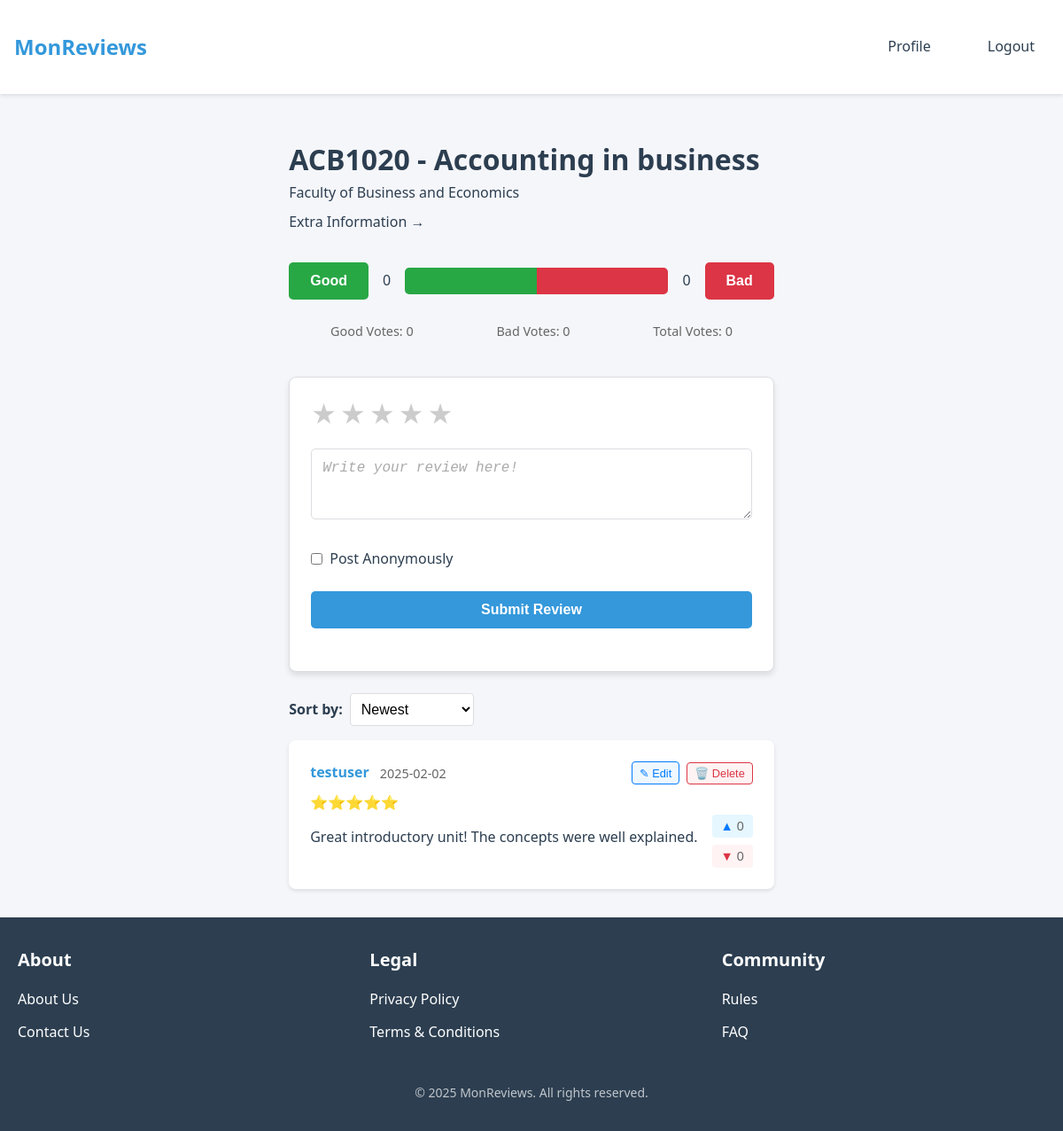
The page /unit/ACB1020 (signed in) on the database its author committed.
### app/models.py (models this page shows, shortened)
class Unit(db.Model):
    id = db.Column(db.Integer, primary_key=True, autoincrement=True)
    code = db.Column(db.String(20), unique=True, nullable=False)
    name = db.Column(db.String(255), nullable=False)
    faculty = db.Column(db.String(255), nullable=False)
    credit_points = db.Column(db.Integer, nullable=False)
    url = db.Column(db.String(500), nullable=False)
    upvotes = db.Column(db.Integer, default=0, nullable=False)
    downvotes = db.Column(db.Integer, default=0, nullable=False)
    assessment_details = db.Column(db.Text)
    @property
    def total_votes(self):
        return self.upvotes + self.downvotes
    reviews = db.relationship('Review', back_populates="unit", lazy='dynamic')

class Review(db.Model):
    id = db.Column(db.Integer, primary_key=True)
    content = db.Column(db.Text, nullable=False)
    rating = db.Column(db.Integer, nullable=False)
    timestamp = db.Column(db.DateTime, default=datetime.utcnow)
    is_anonymous = db.Column(db.Boolean, default=False)
    upvotes = db.Column(db.Integer, default=0)
    downvotes = db.Column(db.Integer, default=0)
    user_id = db.Column(db.Integer, db.ForeignKey('user.id'), nullable=False)
    unit_id = db.Column(db.Integer, db.ForeignKey('unit.id'), nullable=False)
    user = db.relationship("User", back_populates="reviews", foreign_keys=[user_id])
    unit = db.relationship("Unit", back_populates="reviews")
    def has_voted(self, user, vote_type):
        if not user.is_authenticated:
            return False
        vote = Vote.query.filter_by(
            user_id=user.id,
            review_id=self.id,
            vote_type=vote_type
        ).first()
        return vote is not None
    def get_vote_status(self, user):
        if not user.is_authenticated:
            return None
        vote = Vote.query.filter_by(
            user_id=user.id,
            review_id=self.id
        ).first()
        return vote.vote_type if vote else None
    def can_edit(self, user):
        if not user.is_authenticated:
            return False
        return user.id == self.user_id # or user.is_admin

class User(UserMixin, db.Model):
    id = db.Column(db.Integer, primary_key=True)
    username = db.Column(db.String(64), unique=True, nullable=False)
    password_hash = db.Column(db.String(128))
    timestamp = db.Column(db.DateTime, default=datetime.utcnow)
    is_verified = db.Column(db.Boolean, default=False)
    reviews = db.relationship("Review", back_populates="user", foreign_keys="Review.user_id")

### app/routes.py (the view, shortened to what this page needs)
@main.route('/unit/<string:code>', methods=['GET', 'POST'])
def unit(code):
    unit = Unit.query.filter_by(code=code).first_or_404()
    page = request.args.get('page', 1, type=int)
    sort = request.args.get('sort', 'newest')
    form = ReviewForm()
    if sort == 'newest':
        reviews = Review.query.filter_by(unit_id=unit.id)\
            .order_by(Review.timestamp.desc())
    elif sort == 'highest_rated':
        reviews = Review.query.filter_by(unit_id=unit.id)\
            .order_by(Review.rating.desc())
    elif sort == 'most_voted':
        reviews = Review.query.filter_by(unit_id=unit.id)\
            .order_by((Review.upvotes - Review.downvotes).desc())
    reviews = reviews.paginate(page=page,
                             per_page=current_app.config['REVIEWS_PER_PAGE'])
    for review in reviews.items:
        review.user_vote = review.get_vote_status(current_user) if current_user.is_authenticated else None
    return render_template('unit.html', unit=unit, reviews=reviews, sort=sort, form=form)

### app/forms.py
class ReviewForm(FlaskForm):
    content = TextAreaField('Review', validators=[DataRequired(), Length(min=10, max=1000)])
    rating = SelectField('Rating', choices=[(str(i), str(i)) for i in range(1, 6)],
                        validators=[DataRequired()])
    anonymous = BooleanField('Post Anonymously')
    submit = SubmitField('Submit Review')

### app/models.py (called while the page is built)
@login_manager.user_loader
def load_user(id):
    return User.query.get(int(id))

### app/templates/unit.html (shortened to what this page needs)
{% extends "base.html" %}
{% block content %}
    <div class="unit-header">
        <h1>{{ unit.code }} - {{ unit.name }}</h1>
        <p>{{ unit.faculty }}</p>
        <p class="collapsible-header simplistic" onclick="toggleCollapse(this)">
            Extra Information →
        </p>
        <div class="poll-container">
            <div class="poll-bar-container">
                <button
                    id="goodButton"
                    onclick="voteUnit('good')"
                    class="poll-button good-button"
                >
                    Good
                </button>
                <p><span id="goodVotes">{{ unit.upvotes }}</span</p>
                <div class="bar-wrapper">
                    <div id="goodBar" class="bar-left"></div>
                    <div id="badBar" class="bar-right"></div>
                </div>
                <p><span id="totalVotes">{{ unit.downvotes }}</span></p>
                <button
                    id="badButton"
                    onclick="voteUnit('bad')"
                    class="poll-button bad-button"
                >
                    Bad
                </button>
            </div>
            <div class="vote-count">
                <p>Good Votes: <span id="goodVotes">{{ unit.upvotes }}</span></p>
                <p>Bad Votes: <span id="badVotes">{{ unit.downvotes }}</span></p>
                <p>Total Votes: <span id="totalVotes">{{ unit.total_votes }}</span></p>
            </div>
        </div>
            {% if current_user.is_authenticated %}
            <div class="review-form-section">
                <form method="post" class="review-form">
                    <div class="form-group rating-group">
                        <div class="star-rating">
                            {% for i in range(1, 6) %}
                                <label for="star{{ i }}" class="star">&#9733;</label>
                            {% endfor %}
                        </div>
                    </div>
                    <div class="form-group">
                        <textarea id="reviewContent" name="content" class="form-control" rows="3"
                        placeholder="Write your review here!" required>{{ form.content.data if form.content.data else '' }}</textarea>
                    </div>
                    <div class="form-group anonymous-group">
                        <div class="checkbox-container">
                            {{ form.anonymous() }} {{ form.anonymous.label }}
                        </div>
                    </div>
                    <div class="form-group">
                        {{ form.submit(class="btn btn-primary") }}
                    </div>
                </form>
            </div>
            {% else %}
            <div class="login-prompt">
                <p>Please <a href="{{ url_for('auth.login') }}">log in</a> to write a review.</p>
            </div>
            {% endif %}
        <div class="sort-container">
            <label for="sortDropdown">Sort by:</label>
            <select id="sortDropdown" class="sort-dropdown">
            <option value="{{ url_for('main.unit', code=unit.code, sort='newest') }}"
                    {% if sort == 'newest' %}selected{% endif %}>Newest</option>
            </select>
        </div>
    </div>
    <div class="reviews-section">
        {% for review in reviews.items %}
            <div class="review-card">
                <div class="review-header">
                    <div class="review-meta">
                        <span class="review-author">
                            {% if review.is_anonymous %}
                                Anonymous
                            {% elif review.user %}
                                {{ review.user.username }}
                            {% else %}
                                Deleted User
                            {% endif %}
                        </span>
                        <span class="review-date">{{ review.timestamp.strftime('%Y-%m-%d') }}</span>
                    </div>
                    {% if review.can_edit(current_user) %}
                    <div class="review-actions">
                        <button onclick="enableEdit('{{ review.id }}')" class="btn btn-edit btn-sm">✎ Edit</button>
                        <form action="{{ url_for('main.delete_review', id=review.id) }}" method="post" class="d-inline">
                            <button type="submit" class="btn btn-delete btn-sm" onclick="return confirm('Are you sure you want to delete this review?')">🗑️ Delete</button>
                        </form>
                    </div>
                    {% endif %}
                </div>
                <div class="review-rating">
                    {% for _ in range(review.rating) %}⭐{% endfor %}
                </div>
                <div class="review-content-container">
                    <div class="review-text">
                        {{ review.content }}
                    </div>
                    <div class="review-votes"
                         data-review-id="{{ review.id }}"
                         data-upvotes="{{ review.upvotes }}"
                         data-downvotes="{{ review.downvotes }}"
                         data-user-vote="{{ review.get_vote_status(current_user) }}">
                        <button onclick="voteReview('{{ review.id }}', 'up')"
                                class="vote-btn upvote {% if review.has_voted(current_user, 'up') %}active{% endif %}"
                                {% if not current_user.is_authenticated %}disabled{% endif %}>
                            ▲ <span id="upvotes-{{ review.id }}" class="vote-count">{{ review.upvotes }}</span>
                        </button>
                        <button onclick="voteReview('{{ review.id }}', 'down')"
                                class="vote-btn downvote {% if review.has_voted(current_user, 'down') %}active{% endif %}"
                                {% if not current_user.is_authenticated %}disabled{% endif %}>
                            ▼ <span id="downvotes-{{ review.id }}" class="vote-count">{{ review.downvotes }}</span>
                        </button>
                    </div>
                </div>
            </div>
        {% endfor %}
    </div>
{% endblock %}

### app/static/css/style.css (style rules this page uses)
:root { --primary-color: #3498db; --secondary-color: #2980b9; --background-color: #f5f6fa; --text-color: #2c3e50; --border-color: #dcdde1; --success-color: #2ecc71; --error-color: #e74c3c; }
* { margin: 0; padding: 0; box-sizing: border-box; }
html, body { width: 100%; overflow-x: hidden; font-family: 'Segoe UI', Tahoma, Geneva, Verdana, sans-serif; line-height: 1.6; color: var(--text-color); background-color: var(--background-color); }
.vote-btn { padding: 5px 10px; cursor: pointer; transition: color 0.2s; }

### app/static/css/poll.css (style rules this page uses)
.poll-container { margin: 2rem 0; text-align: center; }
.poll-bar-container { display: flex; align-items: center; justify-content: space-between; gap: 1rem; margin-bottom: 1rem; }
.poll-button { font-size: 1rem; font-weight: bold; padding: 0.75rem 1.5rem; border: none; border-radius: 5px; cursor: pointer; transition: transform 0.2s ease, box-shadow 0.2s ease; }
.good-button { background-color: #28a745; color: #fff; }
.bad-button { background-color: #dc3545; color: #fff; }
.bar-wrapper { position: relative; flex: 1; height: 30px; background-color: #e9ecef; border-radius: 5px; overflow: hidden; }
.bar-left, .bar-right { position: absolute; top: 0; height: 100%; transition: width 0.3s ease; }
.bar-left { left: 0; background-color: #28a745; width: 50%; }
.bar-right { right: 0; background-color: #dc3545; width: 50%; }
.vote-count { display: flex; justify-content: space-around; font-size: 0.9rem; color: #666; }
.vote-count p { margin: 0.5rem 0; }

### app/static/css/unitcontainer.css (style rules this page uses)
.unit-card, .review-card, .stats-card { background: white; border-radius: 8px; padding: 1.5rem; margin-bottom: 1rem; box-shadow: 0 2px 4px rgba(0, 0, 0, 0.1); max-width: 100%; }

### app/static/css/footer.css (style rules this page uses)
html, body { height: 100%; margin: 0; display: flex; flex-direction: column; }

### app/static/css/dropdown.css (style rules this page uses)
.sort-container { display: flex; align-items: center; margin-bottom: 1rem; }
.sort-container label { margin-right: 0.5rem; font-weight: bold; color: var(--text-color); }
.sort-dropdown { padding: 0.5rem; font-size: 1rem; border: 1px solid var(--border-color); border-radius: 4px; background-color: white; cursor: pointer; transition: border-color 0.3s ease; }
.sort-dropdown option { padding: 0.5rem; background-color: white; color: var(--text-color); }

### app/static/css/collapsible.css (style rules this page uses)
.collapsible-header { display: flex; justify-content: space-between; align-items: center; padding: 0.75rem 1rem; font-size: 1rem; font-weight: bold; color: var(--text-color); background-color: var(--background-color); border: none; cursor: pointer; transition: background-color 0.3s ease; }
.sort-container { margin-top: 1.5rem; display: flex; align-items: center; }
.sort-container label { margin-right: 0.5rem; font-weight: bold; color: var(--text-color); }
.sort-dropdown { padding: 0.5rem; font-size: 1rem; border: 1px solid var(--border-color); border-radius: 4px; background-color: white; cursor: pointer; transition: border-color 0.3s ease; }
.collapsible-header.simplistic { margin-top: 0.5rem; font-size: 1rem; color: var(--text-color); cursor: pointer; transition: color 0.3s ease; padding: 0; background-color: transparent; border: none; font-weight: normal; }

### app/static/css/login.css (style rules this page uses)
.form-group { margin-bottom: 1.5rem; text-align: left; }
.form-control { width: 100%; padding: 1.25 rem; font-size: 1rem; border: 1px solid #ccc; border-radius: 5px; transition: border-color 0.3s ease; }
.btn-primary { width: 100%; padding: 0.75rem; font-size: 1rem; color: #fff; background-color: #007BFF; border: none; border-radius: 5px; cursor: pointer; transition: background-color 0.3s ease; }

### app/static/css/register.css (style rules this page uses)
.form-group { margin-bottom: 1.5rem; text-align: left; }
.form-control { width: 100%; padding: 0.75rem; font-size: 1rem; border: 1px solid #ccc; border-radius: 5px; transition: border-color 0.3s ease; }
.btn-primary { width: 100%; padding: 0.75rem; font-size: 1rem; color: #fff; background-color: #007BFF; border: none; border-radius: 5px; cursor: pointer; transition: background-color 0.3s ease; }
@media (max-width: 1200px) { .form-control, .btn-primary { font-size: 1rem; padding: 0.75rem; } }

### rows shown on the page
Unit: code "ACB1020", name "Accounting in business", faculty "Faculty of Business and Economics", upvotes "0", downvotes "0", total_votes "0"
Review: user.username "testuser", timestamp "2025-02-02", content "Great introductory unit! The concepts were well explained.", upvotes "0", downvotes "0"
